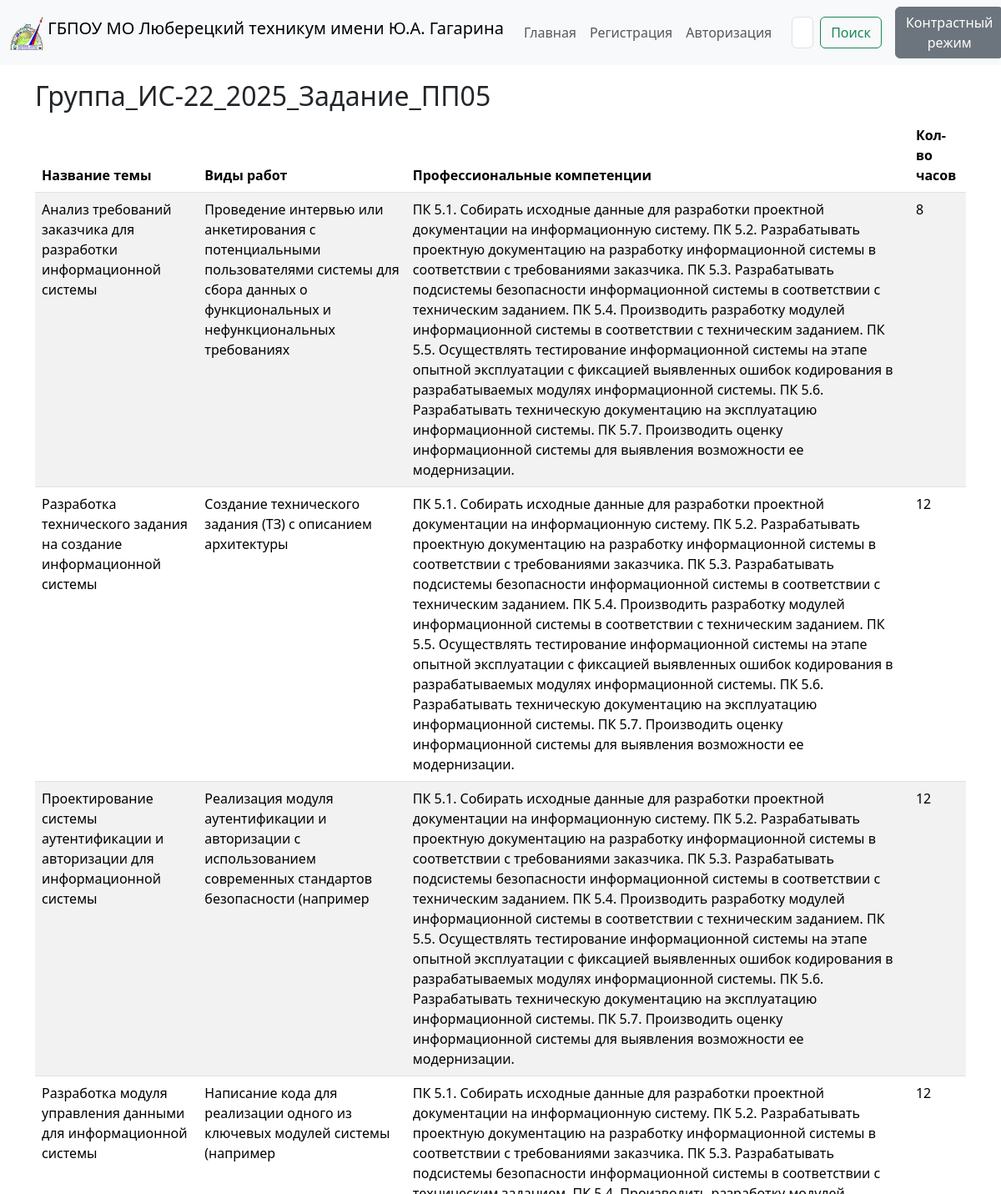
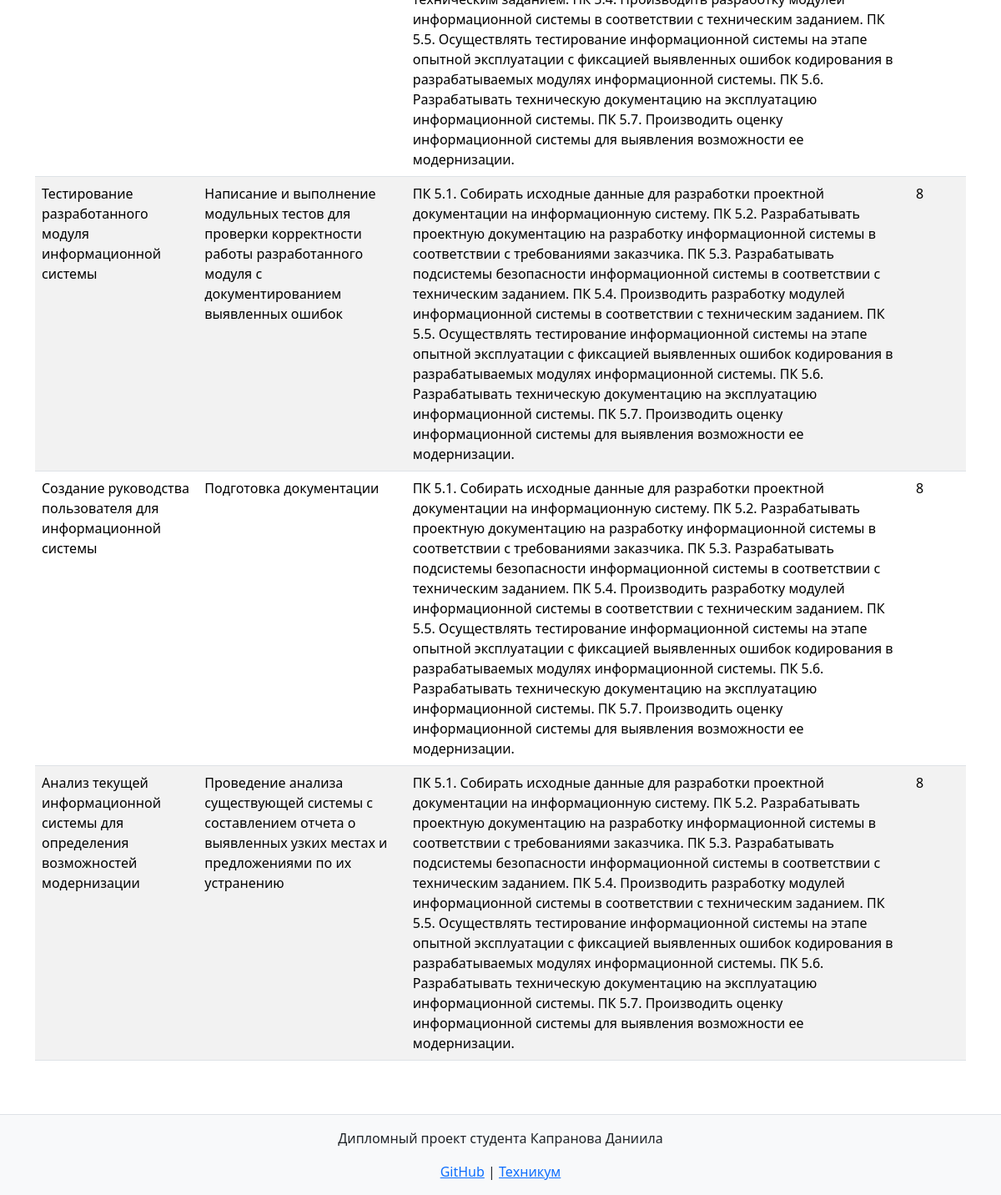
The page /praktika/1/ on the database its author committed (2 pictures, top to bottom).
### main/models.py (models this page shows)
class Zadaniya(models.Model):
    nomer_zadaniya = models.CharField(db_column='Nomer_zadaniya', primary_key=True)  # Field name made lowercase.
    nazvanie_temy = models.TextField(db_column='Nazvanie_temy')  # Field name made lowercase.
    vidy_rabot = models.TextField(db_column='Vidy_rabot')  # Field name made lowercase.
    kolichestvo_chasov_na_odnu_rabotu = models.SmallIntegerField(db_column='Kolichestvo_chasov_na_odnu_rabotu')  # Field name made lowercase.
    praktika_nomer = models.ForeignKey('Praktiki', models.DO_NOTHING, db_column='Praktika_nomer')  # Field name made lowercase.
    class Meta:
        managed = False
        db_table = 'Zadaniya'

class UchebnyjPlan(models.Model):
    nomer_modulya = models.CharField(db_column='Nomer_modulya', primary_key=True, max_length=10)
    naimenovanie_modulya = models.CharField(db_column='Naimenovanie_modulya', unique=True, max_length=255)
    kompetencii = models.TextField(db_column='Kompetencii')
    class Meta:
        managed = False
        db_table = 'Uchebnyj_plan'

### main/views.py (the view)
# urls.py: path('praktika/<int:pk>/', views.praktika_detail, name='praktika_detail'),
def praktika_detail(request, pk):
    praktika = get_object_or_404(Praktiki, nomer_praktiki=pk)
    if not praktika.modul_nomer:
        return render(request, 'main/praktika_detail.html', {
            'error': 'Модуль для данной практики не найден.'
        })
    period = praktika.period_nomer
    uchebnyj_plan = praktika.modul_nomer  # Это объект модели UchebnyjPlan
    mdks = ProfessionalnyeModuli.objects.filter(modul_nomer=uchebnyj_plan.nomer_modulya)
    zadaniya = Zadaniya.objects.filter(praktika_nomer=praktika)
    gruppa = SpecialnostiGruppy.objects.filter(specialnosti_kod=praktika.specialnost_kod).first()
    praktika_nazvanie = f"Группа_{gruppa.nazvanie_gruppy if gruppa else 'Н/Д'}_{period.god}_Задание_ПП{uchebnyj_plan.nomer_modulya.split('_')[-1]}"
    table_data = []
    for zadanie in zadaniya:
        kompetencii = uchebnyj_plan.kompetencii or 'Н/Д'
        table_data.append({
            'nazvanie_temy': zadanie.nazvanie_temy,
            'vidy_rabot': zadanie.vidy_rabot,
            'kompetencii': kompetencii,
            'kolichestvo_chasov_na_odnu_rabotu': zadanie.kolichestvo_chasov_na_odnu_rabotu,
        })
    return render(request, 'main/praktika_detail.html', {
        'praktika': praktika,
        'praktika_nazvanie': praktika_nazvanie,
        'table_data': table_data,
    })

### main/templates/main/praktika_detail.html (shortened to what this page needs)
{% extends 'main/base.html' %}
{% block content %}
<h2>{{ praktika_nazvanie }}</h2>
<table class="table table-striped">
    <thead>
        <tr>
            <th>Название темы</th>
            <th>Виды работ</th>
            <th>Профессиональные компетенции</th>
            <th>Кол-во часов</th>
        </tr>
    </thead>
    <tbody>
        {% for row in table_data %}
        <tr>
            <td>{{ row.nazvanie_temy }}</td>
            <td>{{ row.vidy_rabot }}</td>
            <td>{{ row.kompetencii }}</td>
            <td>{{ row.kolichestvo_chasov_na_odnu_rabotu }}</td>
        </tr>
        {% endfor %}
    </tbody>
</table>
{% endblock %}

### main/templates/main/base.html (shortened to what this page needs)
{% load static %}
<!DOCTYPE html>
<html lang="ru">
<head>
    <link href="https://cdn.jsdelivr.net/npm/bootstrap@5.3.6/dist/css/bootstrap.min.css" rel="stylesheet"
>
    <link rel="stylesheet" href="{% static 'css/styles.css' %}">
</head>
<body>
    <header class="navbar navbar-expand-lg navbar-light bg-light fixed-top">
        <div class="container-fluid">
            <a class="navbar-brand" href="{% url 'index' %}">
                <img src="{% static 'images/logo.png' %}" alt="Логотип" width="40" height="40" class="d-inline-block align-text-top">
                ГБПОУ МО Люберецкий техникум имени Ю.А. Гагарина
            </a>
            <div class="collapse navbar-collapse" id="navbarNav">
                <ul class="navbar-nav ms-auto">
                    <li class="nav-item">
                        <a class="nav-link {% if request.resolver_match.url_name == 'index' %}active{% endif %}" href="{% url 'index' %}">Главная</a>
                    </li>
                    {% if user.is_authenticated %}
                        <li class="nav-item">
                            <a class="nav-link {% if request.resolver_match.url_name == 'user_panel' %}active{% endif %}" href="{% url 'user_panel' %}">Пользовательская панель</a>
                        </li>
                        <li class="nav-item">
                            <form method="post" action="{% url 'logout' %}">
                                {% csrf_token %}
                                <button type="submit" class="btn btn-secondary ms-2">Выйти</button>
                            </form>
                        </li>
                    {% else %}
                        <li class="nav-item">
                            <a class="nav-link {% if request.resolver_match.url_name == 'register' %}active{% endif %}" href="{% url 'register' %}">Регистрация</a>
                        </li>
                        <li class="nav-item">
                            <a class="nav-link {% if request.resolver_match.url_name == 'login' %}active{% endif %}" href="{% url 'login' %}">Авторизация</a>
                        </li>
                    {% endif %}
                </ul>
                <form class="d-flex ms-3" method="GET" action="{% url 'search' %}">
                    <input class="form-control me-2" type="search" name="q" placeholder="Поиск" aria-label="Search">
                    <button class="btn btn-outline-success" type="submit">Поиск</button>
                </form>
                <button id="contrast-mode" class="btn btn-secondary ms-3">Контрастный режим</button>
            </div>
        </div>
    </header>
    <main class="container mt-5 pt-5">
        {% block content %}
        {% endblock %}
    </main>
    <footer class="bg-light text-center py-3 mt-5">
        <div class="container">
            <p>Дипломный проект студента Капранова Даниила</p>
            <a href="https://github.com/your-repo " target="_blank">GitHub</a> |
            <a href="https://www.gagarincollege.ru " target="_blank">Техникум</a>
        </div>
    </footer>
</body>
</html>

### main/static/css/styles.css (style rules this page uses)
html, body { height: 100%; margin: 0; }
body { display: flex; flex-direction: column; }
main { flex: 1; }
footer { background-color: #f8f9fa; text-align: center; padding: 1rem; border-top: 1px solid #dee2e6; }
.btn-secondary { background-color: #6c757d; border-color: #6c757d; }

### rows shown on the page
Zadaniya: nazvanie_temy "Анализ требований заказчика для разработки информационной системы", vidy_rabot "Проведение интервью или анкетирования с потенциальными пользователями системы для сбора данных о функциональных и нефункциональных требованиях"
UchebnyjPlan: kompetencii "ПК 5.1. Собирать исходные данные для разработки проектной документации на информационную систему. ПК 5.2. Разрабатывать проектную документацию на разработку информационной системы в соответствии с требованиями заказчика. ПК 5.3. Разрабатывать подсистемы безопасности информационной системы в соответствии с техническим заданием. ПК 5.4. Производить разработку модулей информационной системы в соответствии с техническим заданием. ПК 5.5. Осуществлять тестирование информационной системы на этапе опытной эксплуатации с фиксацией выявленных ошибок кодирования в разрабатываемых модулях информационной системы. ПК 5.6. Разрабатывать техническую документацию на эксплуатацию информационной системы. ПК…" "ПК 5.1. Собирать исходные данные для разработки проектной документации на информационную систему. ПК 5.2. Разрабатывать проектную документацию на разработку информационной системы в соответствии с требованиями заказчика. ПК 5.3. Разрабатывать подсистемы безопасности информационной системы в соответствии с техническим заданием. ПК 5.4. Производить разработку модулей информационной системы в соответствии с техническим заданием. ПК 5.5. Осуществлять тестирование информационной системы на этапе опытной эксплуатации с фиксацией выявленных ошибок кодирования в разрабатываемых модулях информационной системы. ПК 5.6. Разрабатывать техническую документацию на эксплуатацию информационной системы. ПК…" "ПК 5.1. Собирать исходные данные для разработки проектной документации на информационную систему. ПК 5.2. Разрабатывать проектную документацию на разработку информационной системы в соответствии с требованиями заказчика. ПК 5.3. Разрабатывать подсистемы безопасности информационной системы в соответствии с техническим заданием. ПК 5.4. Производить разработку модулей информационной системы в соответствии с техническим заданием. ПК 5.5. Осуществлять тестирование информационной системы на этапе опытной эксплуатации с фиксацией выявленных ошибок кодирования в разрабатываемых модулях информационной системы. ПК 5.6. Разрабатывать техническую документацию на эксплуатацию информационной системы. ПК…" "ПК 5.1. Собирать исходные данные для разработки проектной документации на информационную систему. ПК 5.2. Разрабатывать проектную документацию на разработку информационной системы в соответствии с требованиями заказчика. ПК 5.3. Разрабатывать подсистемы безопасности информационной системы в соответствии с техническим заданием. ПК 5.4. Производить разработку модулей информационной системы в соответствии с техническим заданием. ПК 5.5. Осуществлять тестирование информационной системы на этапе опытной эксплуатации с фиксацией выявленных ошибок кодирования в разрабатываемых модулях информационной системы. ПК 5.6. Разрабатывать техническую документацию на эксплуатацию информационной системы. ПК…" "ПК 5.1. Собирать исходные данные для разработки проектной документации на информационную систему. ПК 5.2. Разрабатывать проектную документацию на разработку информационной системы в соответствии с требованиями заказчика. ПК 5.3. Разрабатывать подсистемы безопасности информационной системы в соответствии с техническим заданием. ПК 5.4. Производить разработку модулей информационной системы в соответствии с техническим заданием. ПК 5.5. Осуществлять тестирование информационной системы на этапе опытной эксплуатации с фиксацией выявленных ошибок кодирования в разрабатываемых модулях информационной системы. ПК 5.6. Разрабатывать техническую документацию на эксплуатацию информационной системы. ПК…" "ПК 5.1. Собирать исходные данные для разработки проектной документации на информационную систему. ПК 5.2. Разрабатывать проектную документацию на разработку информационной системы в соответствии с требованиями заказчика. ПК 5.3. Разрабатывать подсистемы безопасности информационной системы в соответствии с техническим заданием. ПК 5.4. Производить разработку модулей информационной системы в соответствии с техническим заданием. ПК 5.5. Осуществлять тестирование информационной системы на этапе опытной эксплуатации с фиксацией выявленных ошибок кодирования в разрабатываемых модулях информационной системы. ПК 5.6. Разрабатывать техническую документацию на эксплуатацию информационной системы. ПК…" "ПК 5.1. Собирать исходные данные для разработки проектной документации на информационную систему. ПК 5.2. Разрабатывать проектную документацию на разработку информационной системы в соответствии с требованиями заказчика. ПК 5.3. Разрабатывать подсистемы безопасности информационной системы в соответствии с техническим заданием. ПК 5.4. Производить разработку модулей информационной системы в соответствии с техническим заданием. ПК 5.5. Осуществлять тестирование информационной системы на этапе опытной эксплуатации с фиксацией выявленных ошибок кодирования в разрабатываемых модулях информационной системы. ПК 5.6. Разрабатывать техническую документацию на эксплуатацию информационной системы. ПК…"
Zadaniya: nazvanie_temy "Разработка технического задания на создание информационной системы", vidy_rabot "Создание технического задания (ТЗ) с описанием архитектуры"
Zadaniya: nazvanie_temy "Проектирование системы аутентификации и авторизации для информационной системы", vidy_rabot "Реализация модуля аутентификации и авторизации с использованием современных стандартов безопасности (например"
Zadaniya: nazvanie_temy "Разработка модуля управления данными для информационной системы", vidy_rabot "Написание кода для реализации одного из ключевых модулей системы (например"
Zadaniya: nazvanie_temy "Тестирование разработанного модуля информационной системы", vidy_rabot "Написание и выполнение модульных тестов для проверки корректности работы разработанного модуля с документированием выявленных ошибок"
Zadaniya: nazvanie_temy "Создание руководства пользователя для информационной системы", vidy_rabot "Подготовка документации"
Zadaniya: nazvanie_temy "Анализ текущей информационной системы для определения возможностей модернизации", vidy_rabot "Проведение анализа существующей системы с составлением отчета о выявленных узких местах и предложениями по их устранению"

### other values the page prints
{{ praktika_nazvanie }} "Группа_ИС-22_2025_Задание_ПП05"
{{ row.kolichestvo_chasov_na_odnu_rabotu }} "8" "12" "12" "12" "8" "8" "8"
